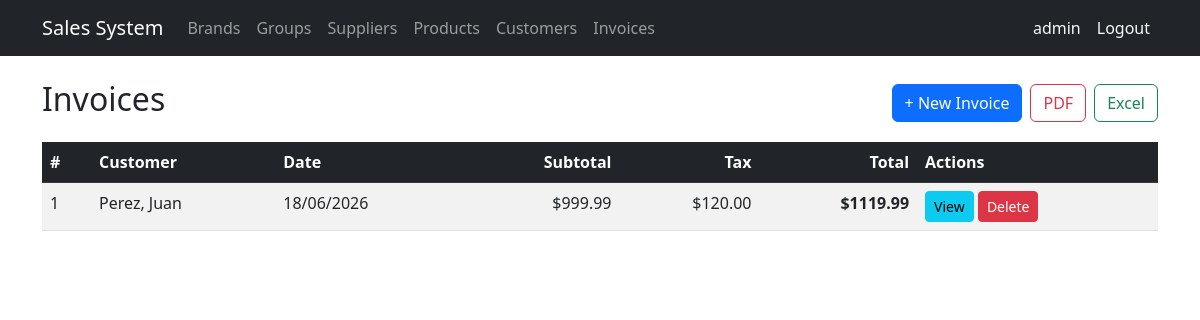
Page /invoices/ (signed in) on the committed database.
### billing/models.py (models this page shows, shortened)
class Invoice(models.Model):
    customer = models.ForeignKey(Customer, on_delete=models.PROTECT, related_name='invoices')
    invoice_date = models.DateTimeField(auto_now_add=True)
    subtotal = models.DecimalField(max_digits=12, decimal_places=2, default=0)
    tax = models.DecimalField(max_digits=12, decimal_places=2, default=0)
    total = models.DecimalField(max_digits=12, decimal_places=2, default=0)
    is_active = models.BooleanField(default=True)
    class Meta: ordering = ['-invoice_date']

class Customer(models.Model):
    dni = models.CharField(max_length=13, unique=True, verbose_name='DNI/RUC', validators=[validate_cedula_ec])
    first_name = models.CharField(max_length=100)
    last_name = models.CharField(max_length=100)
    email = models.EmailField(blank=True, null=True)
    phone = models.CharField(max_length=20, blank=True, null=True)
    address = models.TextField(blank=True, null=True)
    is_active = models.BooleanField(default=True)
    created_at = models.DateTimeField(auto_now_add=True)
    updated_at = models.DateTimeField(auto_now=True)
    class Meta:
        ordering = ['last_name', 'first_name']
    def __str__(self): return f'{self.last_name}, {self.first_name}'

### billing/views.py (the view)
# urls.py: path('invoices/', views.invoice_list, name='invoice_list'),
@login_required
def invoice_list(request):
    invoices = Invoice.objects.select_related('customer').all()
    fmt = request.GET.get('format', '').lower()
    if fmt in ('pdf', 'excel'):
        from shared.exports import export_to_pdf, export_to_excel
        fn = export_to_pdf if fmt == 'pdf' else export_to_excel
        return fn(invoices, _INVOICE_COLUMNS, 'Invoices')
    return render(request, 'billing/invoice_list.html', {'items': invoices})

### billing/templates/billing/invoice_list.html (shortened to what this page needs)
{% extends 'billing/base.html' %}
{% block content %}
<div class="d-flex justify-content-between align-items-center mb-3">
  <h2>Invoices</h2>
  <div class="d-flex gap-2">
    <a href="{% url 'billing:invoice_create' %}" class="btn btn-primary">+ New Invoice</a>
    <a href="?format=pdf" class="btn btn-outline-danger">PDF</a>
    <a href="?format=excel" class="btn btn-outline-success">Excel</a>
  </div>
</div>
<table class="table table-striped table-hover">
  <thead class="table-dark">
    <tr>
      <th>#</th><th>Customer</th><th>Date</th>
      <th class="text-end">Subtotal</th>
      <th class="text-end">Tax</th>
      <th class="text-end">Total</th>
      <th>Actions</th>
    </tr>
  </thead>
  <tbody>
    {% for inv in items %}
    <tr>
      <td>{{ inv.id }}</td>
      <td>{{ inv.customer }}</td>
      <td>{{ inv.invoice_date|date:"d/m/Y" }}</td>
      <td class="text-end">${{ inv.subtotal }}</td>
      <td class="text-end">${{ inv.tax }}</td>
      <td class="text-end fw-bold">${{ inv.total }}</td>
      <td>
        <a href="{% url 'billing:invoice_detail' inv.pk %}" class="btn btn-sm btn-info">View</a>
        <a href="{% url 'billing:invoice_delete' inv.pk %}" class="btn btn-sm btn-danger">Delete</a>
      </td>
    </tr>
    {% empty %}
    <tr><td colspan="7" class="text-center">No invoices yet.</td></tr>
    {% endfor %}
  </tbody>
</table>
{% endblock %}

### billing/templates/billing/base.html (shortened to what this page needs)
<!DOCTYPE html>
<html lang="es">
<head>
  <link href="https://cdn.jsdelivr.net/npm/bootstrap@5.3.0/dist/css/bootstrap.min.css" rel="stylesheet">
</head>
<body>
<nav class="navbar navbar-expand-lg navbar-dark bg-dark">
  <div class="container">
    <a class="navbar-brand" href="{% url 'billing:home' %}">Sales System</a>
    <div class="collapse navbar-collapse" id="nav">
      <ul class="navbar-nav me-auto">
        {% if user.is_authenticated %}
        <li class="nav-item"><a class="nav-link" href="{% url 'billing:brand_list' %}">Brands</a></li>
        <li class="nav-item"><a class="nav-link" href="{% url 'billing:productgroup_list' %}">Groups</a></li>
        <li class="nav-item"><a class="nav-link" href="{% url 'billing:supplier_list' %}">Suppliers</a></li>
        <li class="nav-item"><a class="nav-link" href="{% url 'billing:product_list' %}">Products</a></li>
        <li class="nav-item"><a class="nav-link" href="{% url 'billing:customer_list' %}">Customers</a></li>
        <li class="nav-item"><a class="nav-link" href="{% url 'billing:invoice_list' %}">Invoices</a></li>
        {% endif %}
      </ul>
      <ul class="navbar-nav">
        {% if user.is_authenticated %}
        <li class="nav-item"><span class="nav-link text-light">{{ user.username }}</span></li>
        <li class="nav-item">
            <form method="post" action="{% url 'logout' %}" class="d-inline">
                <button type="submit" class="nav-link btn btn-link text-light"
                        style="text-decoration:none;">Logout</button>
            </form>
        </li>
        {% else %}
        <li class="nav-item"><a class="nav-link" href="{% url 'login' %}">Login</a></li>
        <li class="nav-item"><a class="nav-link" href="{% url 'billing:signup' %}">Sign Up</a></li>
        {% endif %}
      </ul>
    </div>
  </div>
</nav>
<div class="container mt-4">
  {% block content %}{% endblock %}
</div>
</body>
</html>

### rows in the picture
Invoice: id "1", customer "Perez, Juan", invoice_date "18/06/2026", subtotal "999.99", tax "120.00", total "1119.99"

### other values in the picture
{{ user.username }} "admin"
